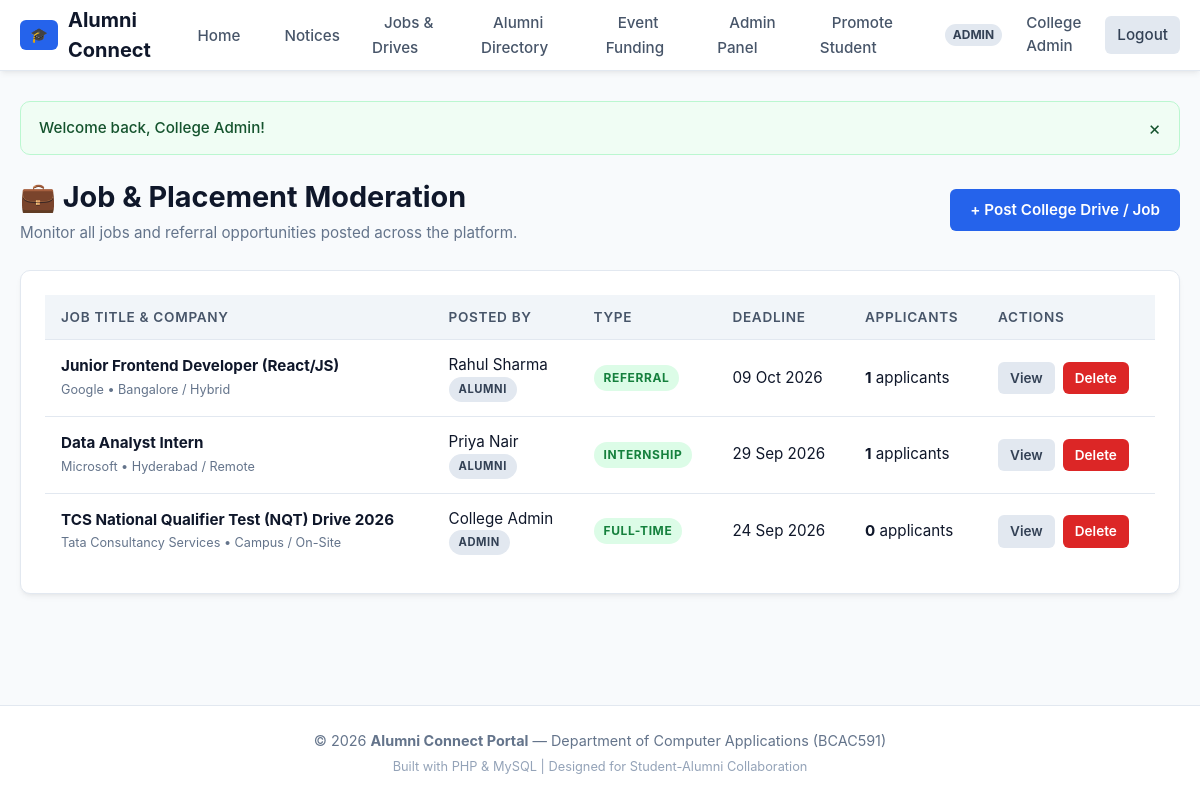
The page /admin/jobs.php (signed in) on the database its author committed.
### tables this page shows
CREATE TABLE `users` (
    `id` INT AUTO_INCREMENT PRIMARY KEY,
    `name` VARCHAR(100) NOT NULL,
    `email` VARCHAR(100) NOT NULL UNIQUE,
    `password` VARCHAR(255) NOT NULL,
    `role` ENUM('student', 'alumni', 'admin') NOT NULL DEFAULT 'student',
    `phone` VARCHAR(15) NULL,
    `department` VARCHAR(50) NOT NULL,
    `avatar` VARCHAR(255) DEFAULT 'default.png',
    `status` ENUM('active', 'inactive') DEFAULT 'active',
    `created_at` TIMESTAMP DEFAULT CURRENT_TIMESTAMP
);

CREATE TABLE `jobs` (
    `id` INT AUTO_INCREMENT PRIMARY KEY,
    `posted_by` INT NOT NULL,
    `title` VARCHAR(150) NOT NULL,
    `company` VARCHAR(100) NOT NULL,
    `location` VARCHAR(100) NOT NULL,
    `job_type` ENUM('Full-Time', 'Part-Time', 'Internship', 'Referral') NOT NULL DEFAULT 'Full-Time',
    `salary` VARCHAR(50) NULL,
    `description` TEXT NOT NULL,
    `deadline` DATE NOT NULL,
    `created_at` TIMESTAMP DEFAULT CURRENT_TIMESTAMP,
    CONSTRAINT `fk_jobs_posted_by` FOREIGN KEY (`posted_by`) REFERENCES `users` (`id`) ON DELETE CASCADE
);

### admin/jobs.php (the view, shortened to what this page needs)
<?php
require_once __DIR__ . '/../config/db.php';
$jobs_stmt = $pdo->query("
    SELECT j.*, u.name as poster_name, u.role as poster_role, COUNT(a.id) as app_count
    FROM jobs j
    JOIN users u ON j.posted_by = u.id
    LEFT JOIN applications a ON j.id = a.job_id
    GROUP BY j.id
    ORDER BY j.created_at DESC
");
$jobs = $jobs_stmt->fetchAll();
require_once __DIR__ . '/../includes/header.php';
?>
<div class="page-header">
    <div>
        <h1>💼 Job & Placement Moderation</h1>
        <p>Monitor all jobs and referral opportunities posted across the platform.</p>
    </div>
    <div>
        <a href="<?= base_url('jobs/job-add.php') ?>" class="btn btn-primary">+ Post College Drive / Job</a>
    </div>
</div>
<div class="card">
    <div class="table-responsive">
        <table class="table">
            <thead>
                <tr>
                    <th>Job Title & Company</th>
                    <th>Posted By</th>
                    <th>Type</th>
                    <th>Deadline</th>
                    <th>Applicants</th>
                    <th>Actions</th>
                </tr>
            </thead>
            <tbody>
                <?php if (empty($jobs)): ?>
                    <tr>
                        <td colspan="6" style="text-align: center; color: var(--text-muted);">No job listings found.</td>
                    </tr>
                <?php else: ?>
                    <?php foreach ($jobs as $j): ?>
                        <tr>
                            <td>
                                <strong><?= e($j['title']) ?></strong><br>
                                <small style="color: var(--text-muted);"><?= e($j['company']) ?> &bull; <?= e($j['location']) ?></small>
                            </td>
                            <td>
                                <?= e($j['poster_name']) ?><br>
                                <span class="badge" style="background: #e2e8f0; color: #334155; font-size: 0.7rem;"><?= e($j['poster_role']) ?></span>
                            </td>
                            <td>
                                <span class="badge badge-referral"><?= e($j['job_type']) ?></span>
                            </td>
                            <td><?= format_date($j['deadline']) ?></td>
                            <td><strong><?= e($j['app_count']) ?></strong> applicants</td>
                            <td>
                                <div style="display: flex; gap: 8px;">
                                    <a href="<?= base_url('jobs/job-view.php?id=' . $j['id']) ?>" class="btn btn-sm btn-secondary" target="_blank">View</a>
                                    <a href="<?= base_url('admin/jobs.php?delete=' . $j['id']) ?>" class="btn btn-sm btn-danger" onclick="return confirm('Delete this job posting permanently?');">Delete</a>
                                </div>
                            </td>
                        </tr>
                    <?php endforeach; ?>
                <?php endif; ?>
            </tbody>
        </table>
    </div>
</div>
<?php require_once __DIR__ . '/../includes/footer.php'; ?>

### includes/header.php (shortened to what this page needs)
<?php
require_once __DIR__ . '/functions.php';
$user = current_user();
?>
<!DOCTYPE html>
<html lang="en">
<head>
    <link rel="stylesheet" href="<?= base_url('assets/css/style.css') ?>">
</head>
<body>
    <header class="navbar">
        <div class="nav-container">
            <a href="<?= base_url('index.php') ?>" class="nav-brand">
                <span class="logo-badge">🎓</span>
                <span>Alumni Connect</span>
            </a>
            <nav>
                <ul class="nav-menu">
                    <li><a href="<?= base_url('index.php') ?>">Home</a></li>
                    <li><a href="<?= base_url('notices.php') ?>">Notices</a></li>
                    <li><a href="<?= base_url('jobs/job-list.php') ?>">Jobs & Drives</a></li>
                    <li><a href="<?= base_url('alumni-list.php') ?>">Alumni Directory</a></li>
                    <li><a href="<?= base_url('event-contribute.php') ?>">Event Funding</a></li>
                    <?php if (is_logged_in()): ?>
                        <?php if ($user['role'] === 'student'): ?>
                            <li><a href="<?= base_url('student-dashboard.php') ?>">My Dashboard</a></li>
                            <li><a href="<?= base_url('my-applications.php') ?>">Applications</a></li>
                        <?php elseif ($user['role'] === 'alumni'): ?>
                            <li><a href="<?= base_url('alumni-dashboard.php') ?>">Alumni Dashboard</a></li>
                            <li><a href="<?= base_url('jobs/job-add.php') ?>">+ Post Job</a></li>
                        <?php elseif ($user['role'] === 'admin'): ?>
                            <li><a href="<?= base_url('admin/dashboard.php') ?>">Admin Panel</a></li>
                            <li><a href="<?= base_url('admin/promote.php') ?>">Promote Student</a></li>
                        <?php endif; ?>
                        <li class="nav-user">
                            <span class="nav-role-badge"><?= e($user['role']) ?></span>
                            <a href="<?= base_url('profile.php') ?>" title="View Profile"><?= e($user['name']) ?></a>
                            <a href="<?= base_url('logout.php') ?>" class="btn btn-sm btn-secondary">Logout</a>
                        </li>
                    <?php else: ?>
                        <li><a href="<?= base_url('login.php') ?>" class="btn btn-sm btn-secondary">Login</a></li>
                        <li><a href="<?= base_url('register.php') ?>" class="btn btn-sm btn-primary">Register</a></li>
                    <?php endif; ?>
                </ul>
            </nav>
        </div>
    </header>
    <main class="main-content">

### assets/css/style.css (style rules this page uses)
:root { --primary: #2563eb; --primary-hover: #1d4ed8; --primary-light: #eff6ff; --secondary: #475569; --success: #16a34a; --success-light: #f0fdf4; --warning: #d97706; --warning-light: #fffbeb; --danger: #dc2626; --danger-light: #fef2f2; --bg: #f8fafc; --card-bg: #ffffff; --border: #e2e8f0; --text: #0f172a; --text-muted: #64748b; --radius: 10px; --shadow: 0 4px 6px -1px rgba(0, 0, 0, 0.05), 0 2px 4px -2px rgba(0, 0, 0, 0.05); --shadow-md: 0 10px 15px -3px rgba(0, 0, 0, 0.08), 0 4px 6px -4px rgba(0, 0, 0, 0.04); }
* { margin: 0; padding: 0; box-sizing: border-box; font-family: -apple-system, BlinkMacSystemFont, 'Segoe UI', Roboto, 'Helvetica Neue', Arial, sans-serif; }
body { background-color: var(--bg); color: var(--text); min-height: 100vh; display: flex; flex-direction: column; line-height: 1.5; }
a { color: var(--primary); text-decoration: none; transition: color 0.2s; }
.navbar { background: #ffffff; border-bottom: 1px solid var(--border); position: sticky; top: 0; z-index: 100; box-shadow: var(--shadow); }
.nav-container { max-width: 1200px; margin: 0 auto; padding: 0 20px; height: 70px; display: flex; align-items: center; justify-content: space-between; }
.nav-brand { display: flex; align-items: center; gap: 10px; font-size: 1.25rem; font-weight: 700; color: var(--text); }
.nav-brand span.logo-badge { background: var(--primary); color: white; padding: 4px 10px; border-radius: 6px; font-size: 0.9rem; }
.nav-menu { display: flex; align-items: center; gap: 20px; list-style: none; }
.nav-menu li a { color: var(--secondary); font-weight: 500; font-size: 0.95rem; padding: 8px 12px; border-radius: 6px; transition: all 0.2s; }
.nav-user { display: flex; align-items: center; gap: 12px; }
.nav-role-badge { font-size: 0.75rem; font-weight: 700; text-transform: uppercase; padding: 2px 8px; border-radius: 999px; background: #e2e8f0; color: #334155; }
.main-content { flex: 1; max-width: 1200px; width: 100%; margin: 0 auto; padding: 30px 20px 60px; }
.page-header { display: flex; justify-content: space-between; align-items: center; margin-bottom: 25px; flex-wrap: wrap; gap: 15px; }
.page-header h1 { font-size: 1.8rem; font-weight: 700; color: var(--text); }
.page-header p { color: var(--text-muted); font-size: 0.95rem; margin-top: 4px; }
.card { background: var(--card-bg); border: 1px solid var(--border); border-radius: var(--radius); padding: 24px; box-shadow: var(--shadow); margin-bottom: 24px; }
.btn { display: inline-flex; align-items: center; justify-content: center; gap: 8px; padding: 10px 20px; border-radius: 6px; font-size: 0.95rem; font-weight: 600; border: none; cursor: pointer; transition: all 0.2s; text-decoration: none; }
.btn-primary { background: var(--primary); color: white !important; }
.btn-secondary { background: #e2e8f0; color: #334155 !important; }
.btn-danger { background: var(--danger); color: white !important; }
.btn-sm { padding: 6px 12px; font-size: 0.85rem; }
.table-responsive { overflow-x: auto; }
.table { width: 100%; border-collapse: collapse; text-align: left; background: white; }
.table th { background: #f1f5f9; padding: 12px 16px; font-weight: 600; font-size: 0.85rem; color: var(--secondary); text-transform: uppercase; letter-spacing: 0.05em; border-bottom: 1px solid var(--border); }
.table td { padding: 14px 16px; border-bottom: 1px solid var(--border); font-size: 0.95rem; vertical-align: middle; }
.table tr:last-child td { border-bottom: none; }
.badge { display: inline-block; padding: 4px 10px; border-radius: 999px; font-size: 0.75rem; font-weight: 700; text-transform: uppercase; letter-spacing: 0.05em; }
.badge-referral { background: #dcfce7; color: #15803d; }

### rows shown on the page
users: role "ADMIN", name "College Admin"
jobs: title "Junior Frontend Developer (React/JS)", company "Google", location "Bangalore / Hybrid", posted_by.name "Rahul Sharma", posted_by.role "ALUMNI", job_type "REFERRAL", deadline "09 Oct 2026", app_count "1"
jobs: title "Data Analyst Intern", company "Microsoft", location "Hyderabad / Remote", posted_by.name "Priya Nair", posted_by.role "ALUMNI", job_type "INTERNSHIP", deadline "29 Sep 2026", app_count "1"
jobs: title "TCS National Qualifier Test (NQT) Drive 2026", company "Tata Consultancy Services", location "Campus / On-Site", posted_by.name "College Admin", posted_by.role "ADMIN", job_type "FULL-TIME", deadline "24 Sep 2026", app_count "0"

### other values the page prints
$message "Welcome back, College Admin!"
